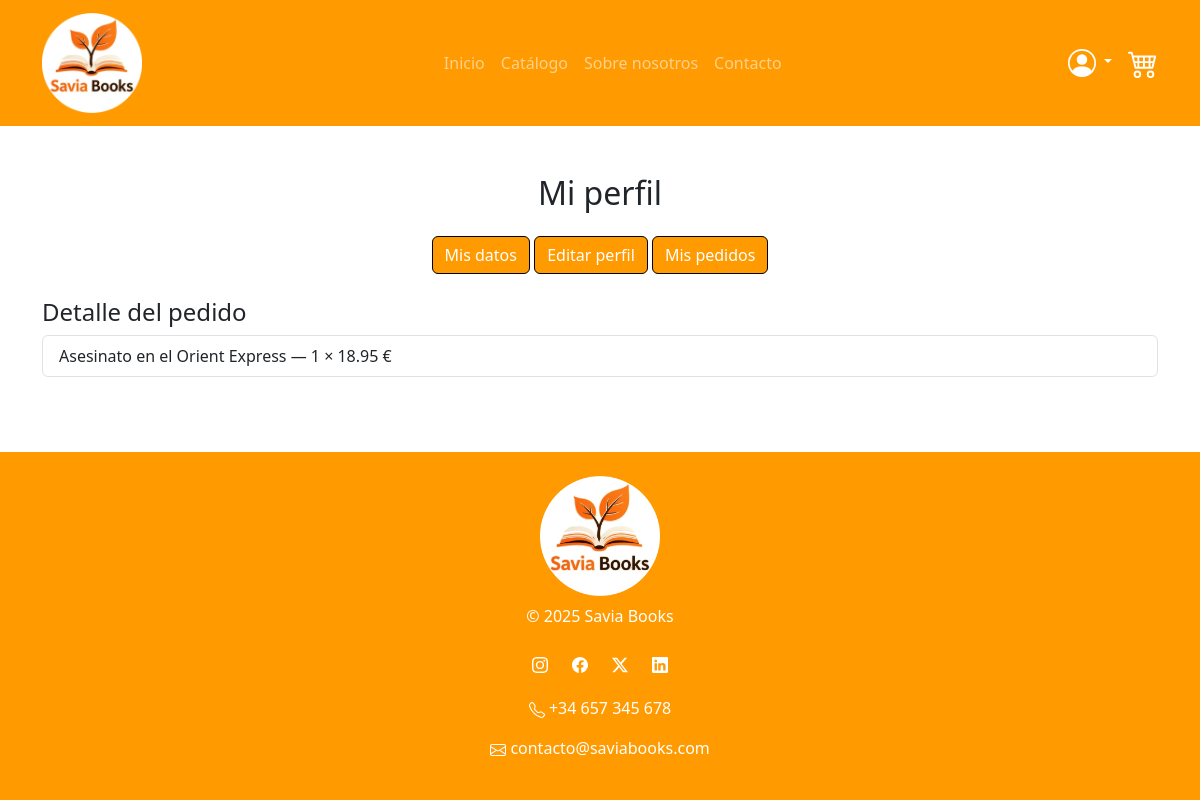
/Proyecto/profile.php?section=pedido&id=14 (signed in), run on the app's committed database.
### tables this page shows
CREATE TABLE `detallepedido` (
  `numPedido` int(11) NOT NULL,
  `lineaPedido` int(11) NOT NULL,
  `codLibro` int(11) NOT NULL,
  `cantidad` int(11) DEFAULT NULL,
  `precio` decimal(6,2) DEFAULT NULL
);

CREATE TABLE `libros` (
  `codigo` int(11) NOT NULL,
  `titulo` varchar(50) NOT NULL,
  `isbn` varchar(30) NOT NULL,
  `autor` varchar(50) DEFAULT NULL,
  `editorial` varchar(50) DEFAULT NULL,
  `imagen` varchar(250) DEFAULT NULL,
  `precio` decimal(6,2) DEFAULT NULL,
  `descuento` float DEFAULT NULL,
  `codCategoria` int(12) DEFAULT NULL,
  `activo` enum('activo','inactivo') DEFAULT 'activo'
);

### Proyecto/profile.php (the view, shortened to what this page needs)
<?php
require_once __DIR__ . '/config.php';
$dni = $_SESSION['dni'];
$section = $_GET['section'] ?? 'datos';
$stmt = $pdo->prepare("
    SELECT *
    FROM usuarios
    WHERE dni = ?
");
$stmt->execute([$dni]);
$usuario = $stmt->fetch(PDO::FETCH_ASSOC);
if ($section === 'pedido' && isset($_GET['id'])) {
    $stmt = $pdo->prepare("
        SELECT l.titulo, dp.cantidad, dp.precio
        FROM detallepedido dp
        JOIN libros l ON dp.codLibro = l.codigo
        WHERE dp.numPedido = ?
    ");
    $stmt->execute([$_GET['id']]);
    $detalle = $stmt->fetchAll(PDO::FETCH_ASSOC);
}
include PROJECT_ROOT . '/includes/head.php';
?>
<body class="d-flex flex-column min-vh-100" data-shorcut-listen="true">
    <?php include PROJECT_ROOT . '/includes/navbar.php'; ?>
    <div class="container my-5">
        <h2 class="mb-4 text-center">Mi perfil</h2>
        <div class="mb-4 text-center">
            <a href="profile.php?section=datos" class="btn btn-primary">Mis datos</a>
            <a href="profile.php?section=editar" class="btn btn-primary">Editar perfil</a>
            <a href="profile.php?section=pedidos" class="btn btn-primary">Mis pedidos</a>
        </div>
        <?php if ($section === 'datos'): ?>
            <div class="card">
                <div class="card-body">
                    <p><strong>DNI:</strong> <?= htmlspecialchars($usuario['dni']) ?></p>
                    <p><strong>Nombre:</strong> <?= htmlspecialchars($usuario['nombre']) ?></p>
                    <p><strong>Apellidos:</strong> <?= htmlspecialchars($usuario['apellido']) ?></p>
                    <p><strong>Dirección:</strong> <?= htmlspecialchars($usuario['direccion']) ?></p>
                    <p><strong>Ciudad:</strong> <?= htmlspecialchars($usuario['ciudad']) ?></p>
                    <p><strong>Teléfono:</strong> <?= htmlspecialchars($usuario['telefono']) ?></p>
                    <p><strong>Email:</strong> <?= htmlspecialchars($usuario['email']) ?></p>
                    <p><strong>Rol:</strong> <?= htmlspecialchars($usuario['rol']) ?></p>
                </div>
            </div>
        <?php elseif ($section === 'pedido'): ?>
            <h4>Detalle del pedido</h4>
            <ul class="list-group">
                <?php foreach ($detalle as $d): ?>
                    <li class="list-group-item">
                        <?= htmlspecialchars($d['titulo']) ?> —
                        <?= $d['cantidad'] ?> × <?= number_format($d['precio'],2) ?> €
                    </li>
                <?php endforeach; ?>
            </ul>
        <?php endif; ?>
    </div>
    <?php include PROJECT_ROOT . '/includes/footer.php'; ?>
</body>
</html>

### Proyecto/css/style.css (style rules this page uses)
:root { --primary-color: #FF9A00; --hover-color: #CC7A00; }
.btn-primary { background-color: var(--primary-color); border-color: black; }

### data on the page
detallepedido: codLibro.titulo "Asesinato en el Orient Express", cantidad "1", precio "18.95"
